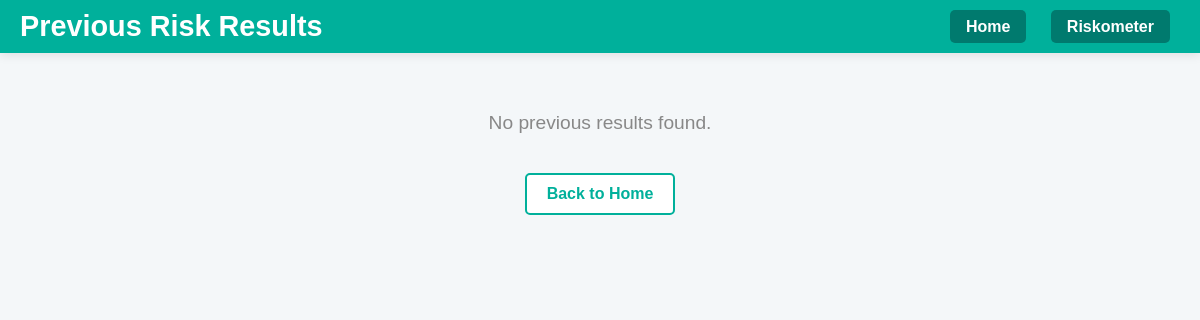
Before: /previous_results (signed in) with the older database file.
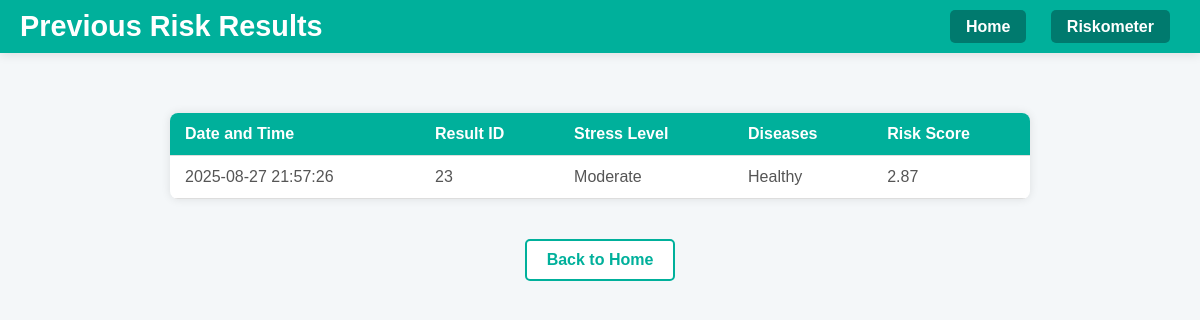
After: the same page with the newer database file.
### tables this page shows
CREATE TABLE ResultData (
    report_id INTEGER PRIMARY KEY AUTOINCREMENT,
    user_id INTEGER,
    stress_level TEXT,
    diseases TEXT,
    risk_score REAL,
    predicted_los REAL,
    readmission_prob REAL,
    readmission_label TEXT,
    created_at TEXT DEFAULT (datetime('now'))
);

### app.py (the view)
@app.route('/previous_results')
def previous_results():
    if 'user_id' not in session:
        return redirect(url_for('login'))
    user_id = session.get('user_id')
    conn = sqlite3.connect('database.db')
    cursor = conn.cursor()
    cursor.execute('''
        SELECT created_at, report_id, stress_level, diseases, risk_score
        FROM ResultData WHERE user_id = ?
        ORDER BY created_at DESC
    ''', (user_id,))
    results = cursor.fetchall()
    conn.close()
    return render_template('previous_results.html', results=results)

### templates/previous_results.html (shortened to what this page needs)
<!DOCTYPE html>
<html lang="en">
<head>
</head>
<body>
    <header>
        <h1>Previous Risk Results</h1>
        <nav>
            <a href="{{ url_for('home') }}">Home</a>
            <a href="{{ url_for('checkup') }}">Riskometer</a>
        </nav>
    </header>
    <div class="container">
        {% if results %}
            <table>
                <thead>
                    <tr>
                        <th>Date and Time</th>
                        <th>Result ID</th>
                        <th>Stress Level</th>
                        <th>Diseases</th>
                        <th>Risk Score</th>
                    </tr>
                </thead>
                <tbody>
                    {% for result in results %}
                        <tr>
                            <td>{{ result[0] }}</td>
                            <td>{{ result[1] }}</td>
                            <td>{{ result[2] }}</td>
                            <td>{{ result[3] }}</td>
                            <td>{{ result[4] }}</td>
                        </tr>
                    {% endfor %}
                </tbody>
            </table>
        {% else %}
            <p>No previous results found.</p>
        {% endif %}
        <a href="{{ url_for('home') }}" class="back-home">Back to Home</a>
    </div>
</body>
</html>

Changed rows visible on the page:
added ResultData: created_at "2025-08-27 21:57:26", report_id "23", stress_level "Moderate", diseases "Healthy", risk_score "2.87"
Other visible differences:
text no longer shown: "No previous results found."
text now shown: "Date and Time Result ID Stress Level Diseases Risk Score"
